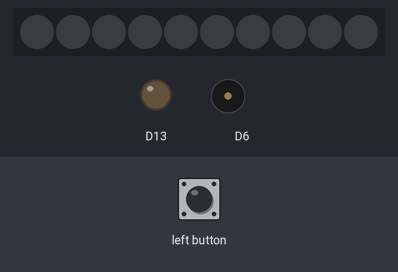
Simulated run of this sketch. Board: Adafruit Circuit Playground Express. Shown: 10 RGB LEDs in strip order, left to right, output pins drawn as LEDs (lit = HIGH), buzzer (waves = sounding). The inputs (shaded band) are chosen by the test bench.

Above: at 1.2 s.
1.3 s: left button pressed for 0.15 s
At 7.2 s:
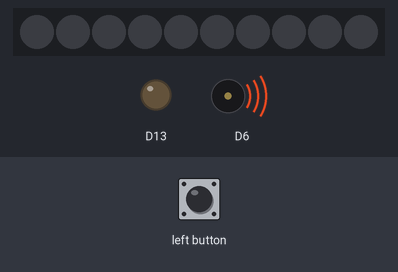
Timing chart, 0 to 10.4 s (numbered marks = the images above; inputs shaded):
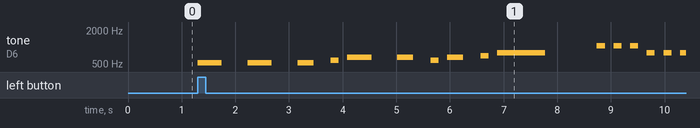

The sketch:

musicPlayer.ino
```cpp
#include "Adafruit_CircuitPlayground.h"

static int notes[]    = { 523,  523,  523,  587,  659,
                          659,  587,  659,  698,  784,
                         1046, 1046, 1046,  784,  784,  784,
                          659,  659,  659,  523,  523,  523,
                          784,  698,  659,  587,  523};

static int duration[] = {   3,    3,    2,    1,    3,
                            2,    1,    2,    1,    6,
                            1,    1,    1,    1,    1,    1,
                            1,    1,    1,    1,    1,    1,
                            2,    1,    2,    1,    6};

void playNote(int frequency, int duration);

void setup() {
  CircuitPlayground.begin();
}

void loop() {
  if (CircuitPlayground.leftButton()) {
    for (int i=0; i<27; i++) {
      playNote(notes[i], duration[i]);
    }
  }
}

void playNote(int frequency, int duration) {
  CircuitPlayground.playTone(frequency, duration * 150);
  delay(duration * 160);
}
```

Measured:
- after the input at 1.3 s, tone on D6: plays 523 Hz for 0.45 s, 523 Hz for 0.45 s, 523 Hz for 0.30 s, 587 Hz for 0.15 s, 659 Hz for 0.45 s, 659 Hz for 0.30 s … (16 notes in this stretch), starting at once
